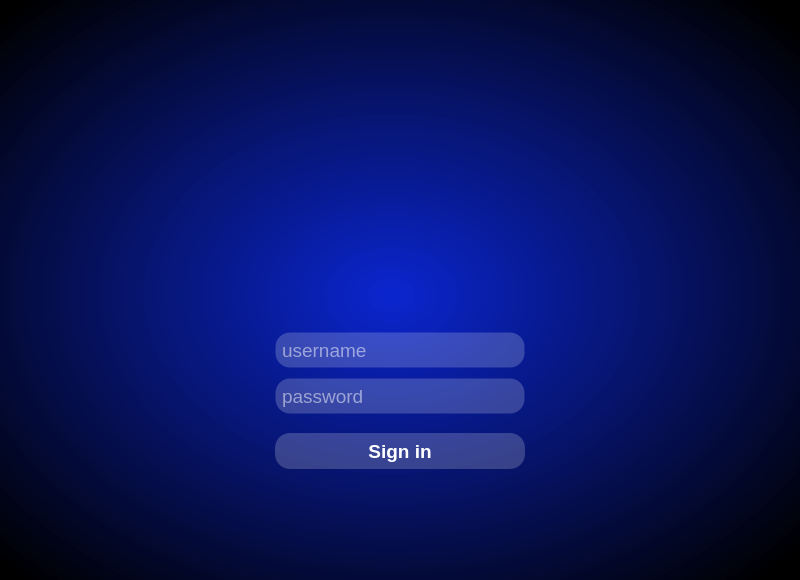
<?xml version="1.0" encoding="UTF-8"?>
<ui version="4.0">
 <class>loginpage</class>
 <widget class="QMainWindow" name="loginpage">
  <property name="enabled">
   <bool>true</bool>
  </property>
  <property name="geometry">
   <rect>
    <x>0</x>
    <y>0</y>
    <width>800</width>
    <height>580</height>
   </rect>
  </property>
  <property name="windowTitle">
   <string>NULPchecker</string>
  </property>
  <property name="windowIcon">
   <iconset resource="images.qrc">
    <normaloff>:/images/CheckLogo2.png</normaloff>:/images/CheckLogo2.png</iconset>
  </property>
  <property name="autoFillBackground">
   <bool>false</bool>
  </property>
  <property name="styleSheet">
   <string notr="true">#centralwidget {
background-color: qradialgradient(spread:pad, cx:0.49, cy:0.502304, radius:0.687, fx:0.489, fy:0.51, stop:0 rgba(0, 28, 206, 243), stop:0.985843 rgba(0, 0, 0, 255));
background-position: center;
background-repeat:no-repeat;
border: 0px;}</string>
  </property>
  <widget class="QWidget" name="centralwidget">
   <property name="styleSheet">
    <string notr="true"/>
   </property>
   <widget class="QStackedWidget" name="stackedWidget">
    <property name="geometry">
     <rect>
      <x>0</x>
      <y>0</y>
      <width>800</width>
      <height>580</height>
     </rect>
    </property>
    <property name="styleSheet">
     <string notr="true">QStackedWidget &gt; QWidget{background-color: qradialgradient(spread:pad, cx:0.49, cy:0.502304, radius:0.687, fx:0.489, fy:0.51, stop:0 rgba(0, 28, 206, 243), stop:0.985843 rgba(0, 0, 0, 255));
background-position: center;
background-repeat:no-repeat;
border: 0px;}</string>
    </property>
    <property name="currentIndex">
     <number>0</number>
    </property>
    <widget class="QWidget" name="page_3">
     <widget class="QWidget" name="widget" native="true">
      <property name="geometry">
       <rect>
        <x>155</x>
        <y>50</y>
        <width>490</width>
        <height>480</height>
       </rect>
      </property>
      <property name="sizePolicy">
       <sizepolicy hsizetype="Preferred" vsizetype="Preferred">
        <horstretch>0</horstretch>
        <verstretch>0</verstretch>
       </sizepolicy>
      </property>
      <property name="whatsThis">
       <string>&lt;html&gt;&lt;head/&gt;&lt;body&gt;&lt;p align=&quot;center&quot;&gt;&lt;br/&gt;&lt;/p&gt;&lt;/body&gt;&lt;/html&gt;</string>
      </property>
      <property name="styleSheet">
       <string notr="true">#widget{
        background-image: url(C:/Users/nazar/Downloads/fine.jpg);
border-radius: 10px;
font: 25 14pt Bahnschrift Light Condensed
}
</string>
      </property>
      <layout class="QVBoxLayout" name="verticalLayout">
       <item>
        <layout class="QHBoxLayout" name="horizontalLayout">
         <item>
          <layout class="QVBoxLayout" name="verticalLayout_2">
           <property name="spacing">
            <number>10</number>
           </property>
           <property name="leftMargin">
            <number>0</number>
           </property>
           <property name="topMargin">
            <number>0</number>
           </property>
           <property name="rightMargin">
            <number>0</number>
           </property>
           <property name="bottomMargin">
            <number>0</number>
           </property>
           <item>
            <layout class="QVBoxLayout" name="verticalLayout_8">
             <item>
              <layout class="QVBoxLayout" name="verticalLayout_9">
               <property name="spacing">
                <number>0</number>
               </property>
               <property name="leftMargin">
                <number>100</number>
               </property>
               <property name="topMargin">
                <number>0</number>
               </property>
               <property name="rightMargin">
                <number>100</number>
               </property>
               <property name="bottomMargin">
                <number>0</number>
               </property>
               <item>
                <widget class="QLabel" name="label">
                 <property name="minimumSize">
                  <size>
                   <width>0</width>
                   <height>0</height>
                  </size>
                 </property>
                 <property name="styleSheet">
                  <string notr="true">image: url(:/images/CheckLogo2.png);</string>
                 </property>
                 <property name="text">
                  <string/>
                 </property>
                </widget>
               </item>
               <item>
                <layout class="QVBoxLayout" name="verticalLayout_7">
                 <property name="spacing">
                  <number>10</number>
                 </property>
                 <property name="leftMargin">
                  <number>20</number>
                 </property>
                 <property name="topMargin">
                  <number>29</number>
                 </property>
                 <property name="rightMargin">
                  <number>20</number>
                 </property>
                 <property name="bottomMargin">
                  <number>14</number>
                 </property>
                 <item>
                  <widget class="QLineEdit" name="username">
                   <property name="enabled">
                    <bool>true</bool>
                   </property>
                   <property name="minimumSize">
                    <size>
                     <width>226</width>
                     <height>36</height>
                    </size>
                   </property>
                   <property name="font">
                    <font>
                     <family>Arial</family>
                     <pointsize>14</pointsize>
                     <bold>false</bold>
                     <stylestrategy>PreferDefault</stylestrategy>
                    </font>
                   </property>
                   <property name="styleSheet">
                    <string notr="true">    background-color: rgba(255, 255, 255, 50);
    color: white;
    border-radius: 15px;
    padding: 4px;
    border: 1px solid rgba(255, 255, 255, 0)
</string>
                   </property>
                   <property name="text">
                    <string/>
                   </property>
                   <property name="alignment">
                    <set>Qt::AlignLeading|Qt::AlignLeft|Qt::AlignVCenter</set>
                   </property>
                   <property name="placeholderText">
                    <string notr="true">username</string>
                   </property>
                  </widget>
                 </item>
                 <item>
                  <widget class="QLineEdit" name="password">
                   <property name="minimumSize">
                    <size>
                     <width>226</width>
                     <height>36</height>
                    </size>
                   </property>
                   <property name="font">
                    <font>
                     <family>Arial</family>
                     <pointsize>14</pointsize>
                     <bold>false</bold>
                     <stylestrategy>PreferDefault</stylestrategy>
                    </font>
                   </property>
                   <property name="styleSheet">
                    <string notr="true">    background-color: rgba(255, 255, 255, 50);
    color: white;
    border-radius: 15px;
    padding: 4px;
        border: 1px solid rgba(255, 255, 255, 0)</string>
                   </property>
                   <property name="text">
                    <string/>
                   </property>
                   <property name="echoMode">
                    <enum>QLineEdit::Password</enum>
                   </property>
                   <property name="cursorPosition">
                    <number>0</number>
                   </property>
                   <property name="alignment">
                    <set>Qt::AlignLeading|Qt::AlignLeft|Qt::AlignVCenter</set>
                   </property>
                   <property name="placeholderText">
                    <string>password</string>
                   </property>
                  </widget>
                 </item>
                 <item>
                  <layout class="QVBoxLayout" name="verticalLayout_10">
                   <property name="spacing">
                    <number>0</number>
                   </property>
                   <property name="leftMargin">
                    <number>0</number>
                   </property>
                   <property name="topMargin">
                    <number>9</number>
                   </property>
                   <property name="rightMargin">
                    <number>0</number>
                   </property>
                   <property name="bottomMargin">
                    <number>47</number>
                   </property>
                   <item>
                    <widget class="QPushButton" name="signbutton">
                     <property name="minimumSize">
                      <size>
                       <width>226</width>
                       <height>36</height>
                      </size>
                     </property>
                     <property name="font">
                      <font>
                       <family>Arial</family>
                       <pointsize>14</pointsize>
                       <italic>false</italic>
                       <bold>true</bold>
                       <underline>false</underline>
                       <stylestrategy>PreferDefault</stylestrategy>
                       <kerning>true</kerning>
                      </font>
                     </property>
                     <property name="cursor">
                      <cursorShape>PointingHandCursor</cursorShape>
                     </property>
                     <property name="autoFillBackground">
                      <bool>false</bool>
                     </property>
                     <property name="styleSheet">
                      <string notr="true">QPushButton {
    background-color: rgba(255, 255, 255, 50);
    color: white;
    border-radius: 15px;
    padding: 4px;
}

QPushButton:hover {
        background-color: rgba(255, 255, 255, 85);
}
QPushButton:pressed {
    background-color: rgba(255, 255, 255, 150);
}</string>
                     </property>
                     <property name="text">
                      <string>Sign in</string>
                     </property>
                    </widget>
                   </item>
                  </layout>
                 </item>
                </layout>
               </item>
              </layout>
             </item>
            </layout>
           </item>
          </layout>
         </item>
        </layout>
       </item>
      </layout>
     </widget>
    </widget>
    <widget class="QWidget" name="page_4"/>
   </widget>
  </widget>
 </widget>
 <resources>
  <include location="images.qrc"/>
 </resources>
 <connections/>
</ui>
